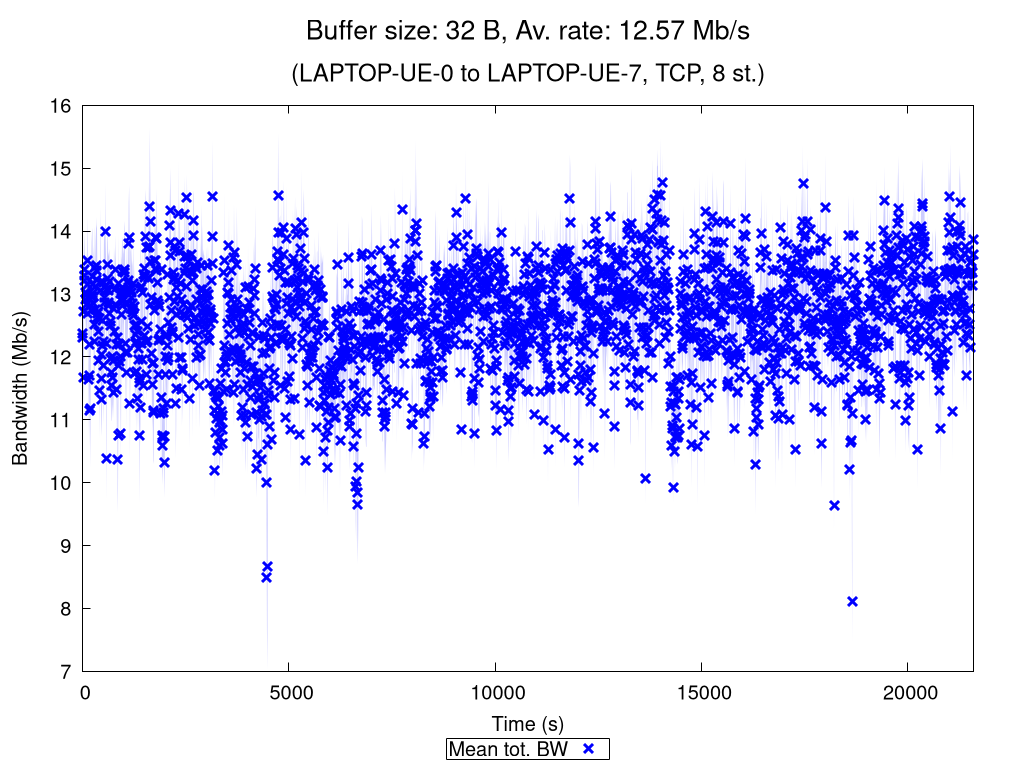

Reproduce this figure in gnuplot.
set terminal pngcairo nocrop enhanced size 1024,768 font "Verdana,15"
set output "TCP_8_st_2020_11_13_08-47-29_one2two_00032B.png"

set title "{/=20 Buffer size: 32 B, Av. rate: 12.57 Mb/s}\n\n{/=18 (LAPTOP-UE-0 to LAPTOP-UE-7, TCP, 8 st.)}"

set xlabel "Time (s)"
set ylabel "Bandwidth (Mb/s)"
set ytics nomirror
set key bmargin center horizontal box samplen 1 width -1
set bmargin 4.6
set rmargin 4.5

rf = 1000000.0  # rate factor
set style fill transparent solid 0.2 noborder
set autoscale xfix
plot "TCP_8_st_2020_11_13_08-47-29_one2two_00032B_iperf_processed.dat" using 1:($2/rf-$3/rf):($2/rf+$3/rf) with filledcurves lc rgb "blue" notitle, \
     "" using 1:($2/rf) with points pt 2 ps 1.5 lw 3 lc rgb "blue" title "Mean tot. BW", \
